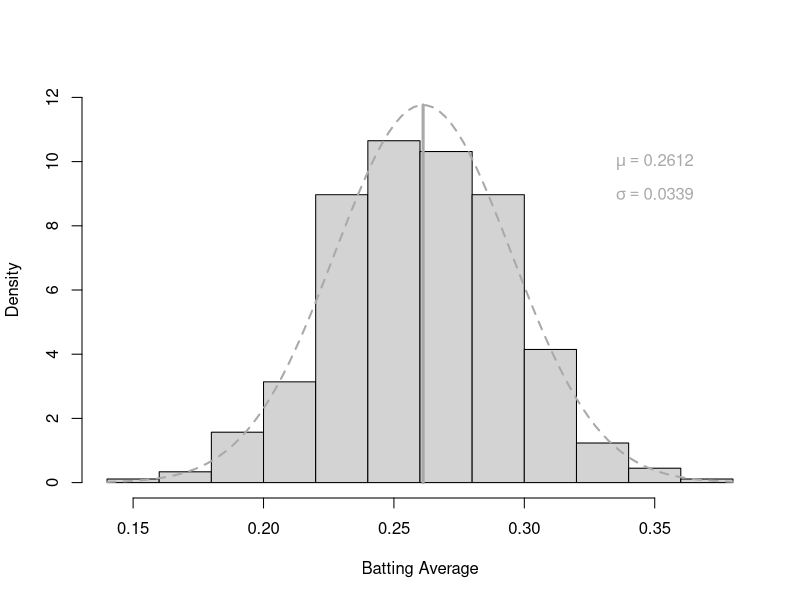
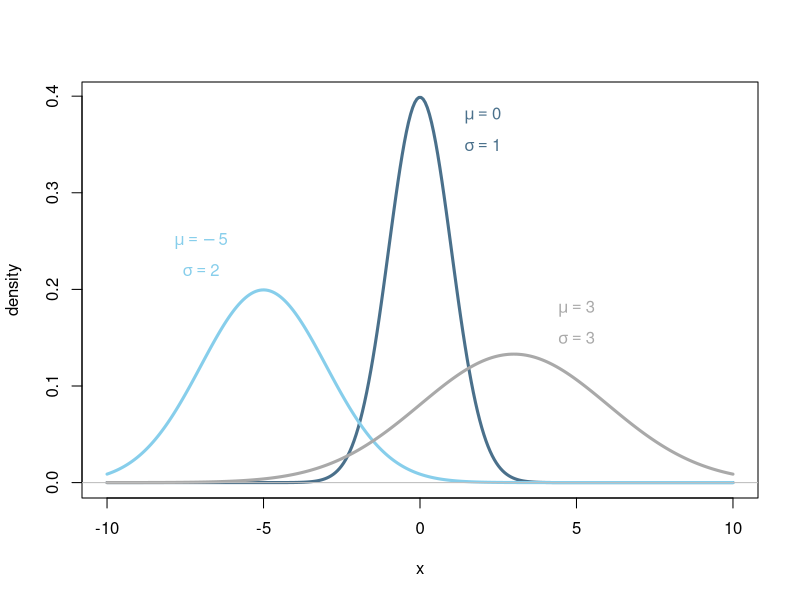
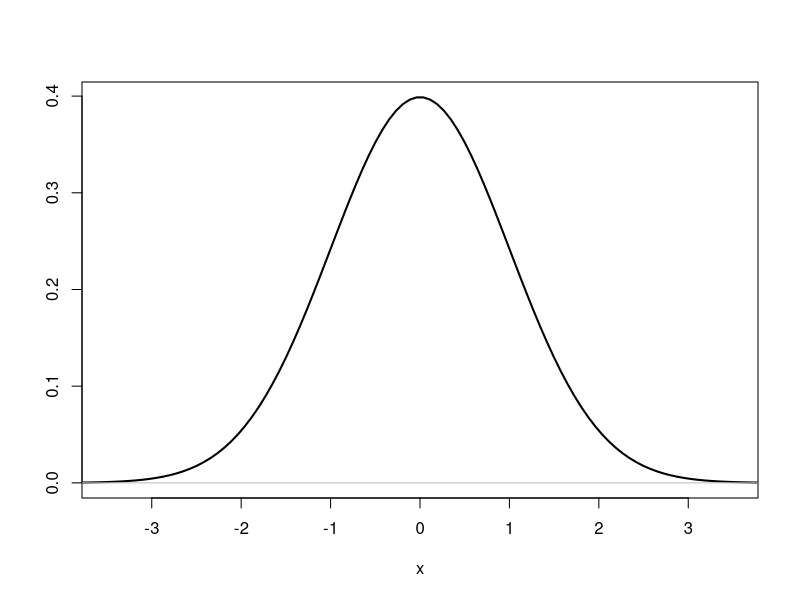
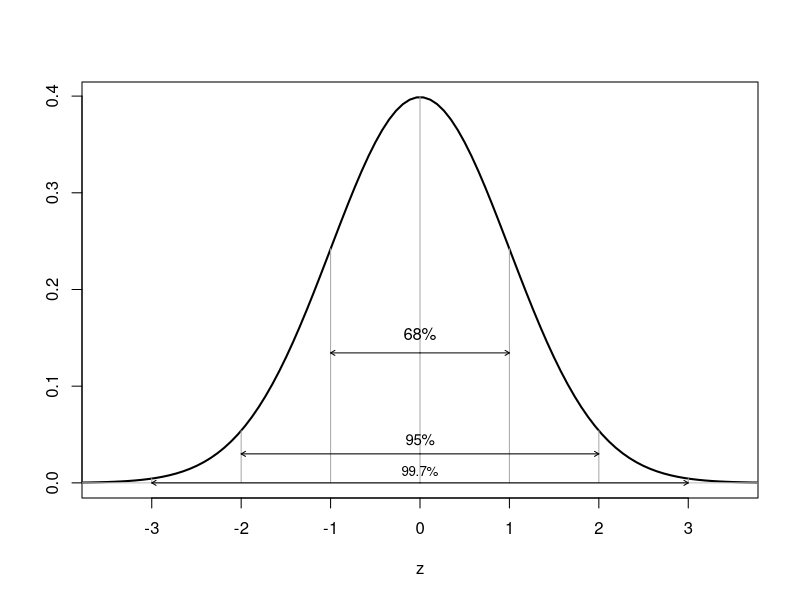
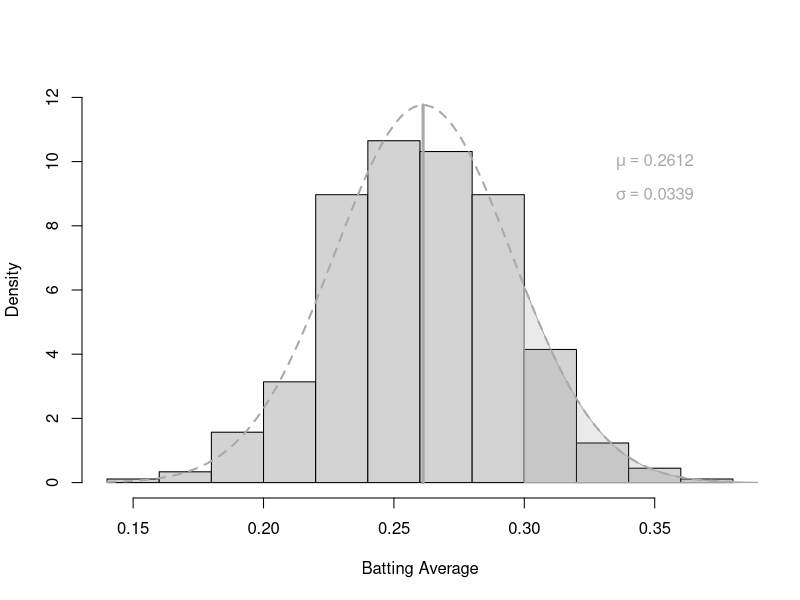
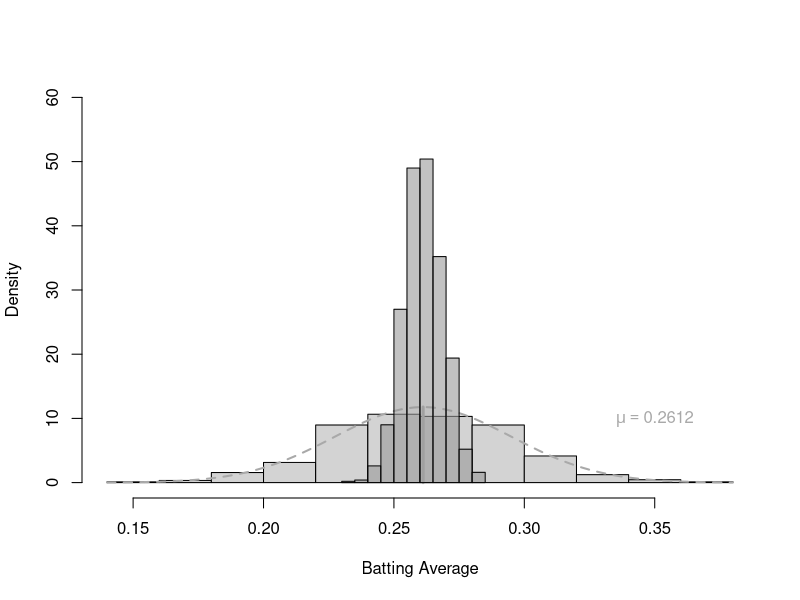
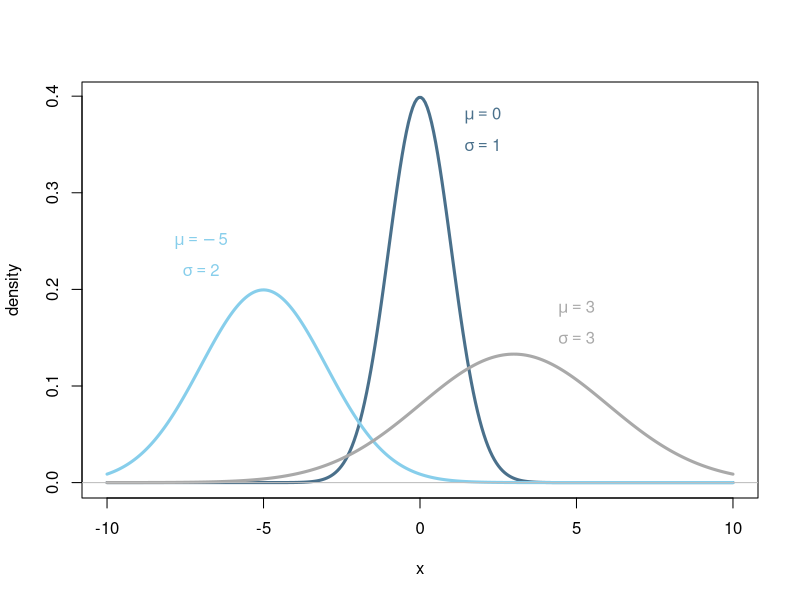
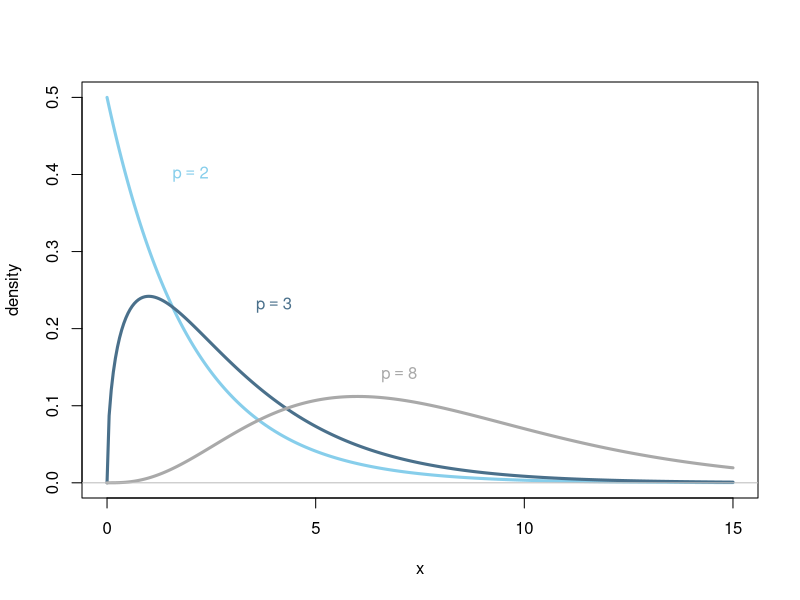

The R source for these figures, in order:
## ---- chunk 1
batave <- read.csv("./Data/BattingAverages.csv", header=TRUE)
#mean(batave$BattingAvg)
hist(batave$BattingAvg, freq=FALSE, ylim=c(0,12), xlab="Batting Average", 
     ylab="Density", main="")
curve(dnorm(x, 0.2611883, 0.03391166), col = "darkgray", lty = 2, 
      lwd = 2, add = TRUE, yaxt='n')
lines(c(0.2611883,0.2611883),c(0,dnorm(0.2611883,0.2611883,0.03391166)), 
      lwd=3, col="darkgray")
text(.35,10, expression(mu == 0.2612), col="darkgray")
text(.35,9, expression(sigma == 0.0339), col="darkgray")
## ---- chunk 2
x <- seq(-10,10, length.out=300)
y1 <- dnorm(x,-5,2)
y2 <- dnorm(x,0,1)
y3 <- dnorm(x,3,3)
plot(x,y2, type='l', lty=1, lwd=3, ylab="density", col="skyblue4")
lines(x,y1, lty=1, lwd=3, col="skyblue")
lines(x,y3, lty=1, lwd=3, col="darkgray")
text(-7,.25, expression(mu == -5), col="skyblue")
text(-7,.22, expression(sigma == 2), col="skyblue")
text(2,.38, expression(mu == 0), col="skyblue4")
text(2,.35, expression(sigma == 1), col="skyblue4")
text(5,.18, expression(mu == 3), col="darkgray")
text(5,.15, expression(sigma == 3), col="darkgray")
abline(h=0, col='gray')
## ---- chunk 3
x <- seq(-3.8,3.8, length.out=100)
plot(x, dnorm(x), type='l', lwd=2, xlim=c(-3.5,3.5), ylab="")
abline(h=0, col='gray')
## ---- chunk 4
z <- seq(-3.8,3.8, length.out=100)
plot(z, dnorm(z), type='l', lwd=2, xlim=c(-3.5,3.5), ylab="")
abline(h=0, col='gray')
a=0
  lines(c(a,a),c(0,dnorm(a)), col='darkgray')
for (a in 1:2){
  lines(c(a,a),c(0,dnorm(a)), col='darkgray')
  lines(c(-a,-a),c(0,dnorm(-a)), col='darkgray')
  arrows(0, dnorm(a)/1.8, x1 = a, y1 = dnorm(a)/1.8, length=0.05)
  arrows(0, dnorm(a)/1.8, x1 = -a, y1 = dnorm(a)/1.8, length=0.05)
}
a=3
  lines(c(a,a),c(0,dnorm(a)), col='darkgray')
  lines(c(-a,-a),c(0,dnorm(-a)), col='darkgray')
  arrows(0, 0, x1 = a, y1 = 0, length=0.05)
  arrows(0, 0, x1 = -a, y1 = 0, length=0.05)
text(0,dnorm(1)/1.8+.02, "68%")
text(0,dnorm(2)/1.8+.015, "95%", cex=0.9)
text(0,dnorm(3)/2+.01, "99.7%", cex=0.8)
## ---- chunk 5
batave <- read.csv("./Data/BattingAverages.csv", 
                   header=TRUE)
#mean(batave$BattingAvg)
hist(batave$BattingAvg, freq=FALSE, ylim=c(0,12), xlab="Batting Average", 
     ylab="Density", main="")
curve(dnorm(x, 0.2611883, 0.03391166), col = "darkgray", lty = 2, 
      lwd = 2, add = TRUE, yaxt='n')
lines(c(0.2611883,0.2611883),c(0,dnorm(0.2611883,0.2611883,0.03391166)), 
      lwd=3, col="darkgray")
xx <- seq(0.3,0.4, length.out=100)
yy <- dnorm(xx, 0.2611883, 0.03391166)
xx <- c(xx,rev(xx))
yy <- c(yy,rep(0,length(yy)))
polygon(xx, yy, col=rgb(.6,.6,.6,.2), border="darkgray")
text(.35,10, expression(mu == 0.2612), col="darkgray")
text(.35,9, expression(sigma == 0.0339), col="darkgray")
## ---- chunk 6
batave <- read.csv("./Data/BattingAverages.csv", 
                   header=TRUE)
#mean(batave$BattingAvg)
hist(batave$BattingAvg, freq=FALSE, ylim=c(0,60), xlab="Batting Average", 
     ylab="Density", main="")
curve(dnorm(x, 0.2611883, 0.03391166), col = "darkgray", lty = 2, 
      lwd = 2, add = TRUE, yaxt='n')
lines(c(0.2611883,0.2611883),c(0,dnorm(0.2611883,0.2611883,0.03391166)), 
      lwd=3, col="darkgray")
set.seed(15152)
n <- 20
samp50.1 <- sapply(1:1000, function(x) {
  mean(sample(batave$BattingAvg, n))
})
hist(samp50.1, main="Sample Means for 1,000 Samples of Size n=50", xlab="Sample Mean", add=TRUE, freq=FALSE, col=rgb(.6,.6,.6,.6))
text(.35,10, expression(mu == 0.2612), col="darkgray")
## ---- chunk 7
x <- seq(-10,10, length.out=300)
y1 <- dnorm(x,-5,2)
y2 <- dnorm(x,0,1)
y3 <- dnorm(x,3,3)
plot(x,y2, type='l', lty=1, lwd=3, ylab="density", col="skyblue4")
lines(x,y1, lty=1, lwd=3, col="skyblue")
lines(x,y3, lty=1, lwd=3, col="darkgray")
text(-7,.25, expression(mu == -5), col="skyblue")
text(-7,.22, expression(sigma == 2), col="skyblue")
text(2,.38, expression(mu == 0), col="skyblue4")
text(2,.35, expression(sigma == 1), col="skyblue4")
text(5,.18, expression(mu == 3), col="darkgray")
text(5,.15, expression(sigma == 3), col="darkgray")
abline(h=0, col='gray')
## ---- chunk 8
x <- seq(0,15, length.out=300)
y1 <- dchisq(x,2)
y2 <- dchisq(x,3)
y3 <- dchisq(x,8)
plot(x,y1, type='l', lty=1, lwd=3, ylab="density",col="skyblue")
lines(x,y2, lty=1, lwd=3, col='skyblue4')
lines(x,y3, lty=1, lwd=3, col='darkgray')
text(2,.4, expression(p == 2), col="skyblue")
text(4,.23, expression(p == 3), col="skyblue4")
text(7,.14, expression(p == 8), col="darkgray")
abline(h=0, col='gray')
## ---- chunk 9
x <- seq(-5,5, length.out=300)
y1 <- dt(x,1)
y2 <- dt(x,2)
y3 <- dt(x,5)
y4 <- dnorm(x)
plot(x,y4, type='l', lty=1, lwd=1, ylab="density",col="firebrick", ylim=c(0,.4))
lines(x,y1, lty=1, lwd=3, col="skyblue")
lines(x,y2, lty=1, lwd=3, col='skyblue4')
lines(x,y3, lty=1, lwd=3, col='darkgray')
text(3.25,.06, expression(p == 1), col="skyblue")
text(2,.15, expression(p == 2), col="skyblue4")
text(1.6,.24, expression(p == 5), col="darkgray")
text(1.2,.34, "Normal", col="firebrick", cex=0.7)
abline(h=0, col='gray')
## ---- chunk 10
x <- seq(0,5, length.out=300)
y1 <- df(x,1,1)
y2 <- df(x,100,100)
y3 <- df(x,5,2)
plot(x,y2, type='l', lty=1, lwd=3, ylab="density",col="darkgray")
lines(x,y1, lty=1, lwd=3, col="skyblue")
lines(x,y3, lty=1, lwd=3, col='skyblue4')
text(.4,1.5, expression(p[1] == 1), col="skyblue")
text(.45,1.37, expression(p[2] == 1), col="skyblue")
text(2.52,.35, expression(p[1] == 2), col="skyblue4")
text(2.57,.22, expression(p[2] == 5), col="skyblue4")
text(1.7,1, expression(p[1] == 100), col="darkgray")
text(1.75,.87, expression(p[2] == 100), col="darkgray")
abline(h=0, col='gray')
